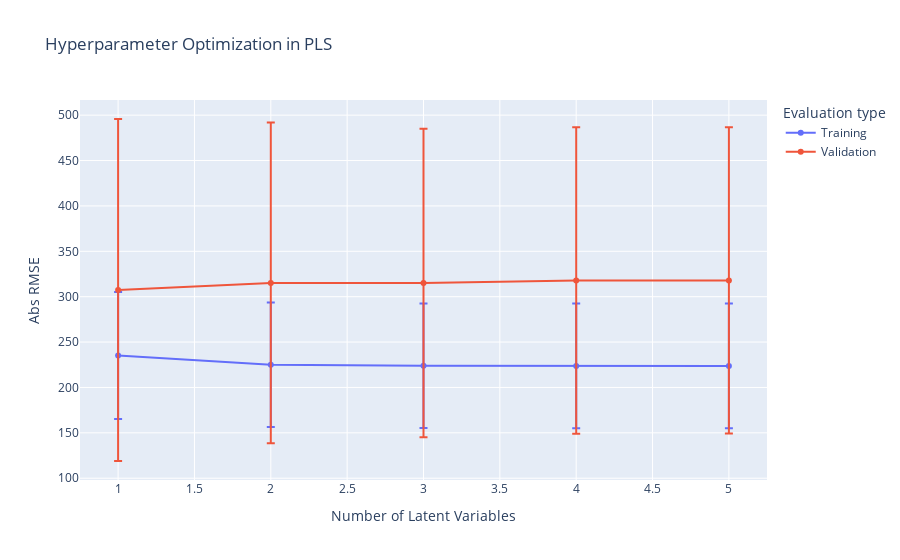

Write notebook code for a chart like this one.
### Code cell
plot_pls_cross_validation(train_eval, valid_eval, range_LV=range_LV)

### Figure 1 — Plotly figure (JSON) as saved in the notebook; plotly's stock layout.template omitted (floating-point values rounded to 4 significant figures)
{"data": [{"error_y": {"array": [70.03, 68.67, 68.67, 68.64, 68.64], "type": "data", "visible": true}, "name": "Training", "type": "scatter", "x": [1, 2, 3, 4, 5], "y": [235.1, 225.0, 223.9, 223.8, 223.8]}, {"error_y": {"array": [188.4, 176.6, 169.8, 168.9, 168.7], "type": "data", "visible": true}, "name": "Validation", "type": "scatter", "x": [1, 2, 3, 4, 5], "y": [307.4, 315.2, 315.1, 317.9, 317.9]}], "layout": {"legend": {"title": {"text": "Evaluation type"}}, "title": {"text": "Hyperparameter Optimization in PLS"}, "xaxis": {"title": {"text": "Number of Latent Variables"}}, "yaxis": {"title": {"text": "Abs RMSE"}}}}
